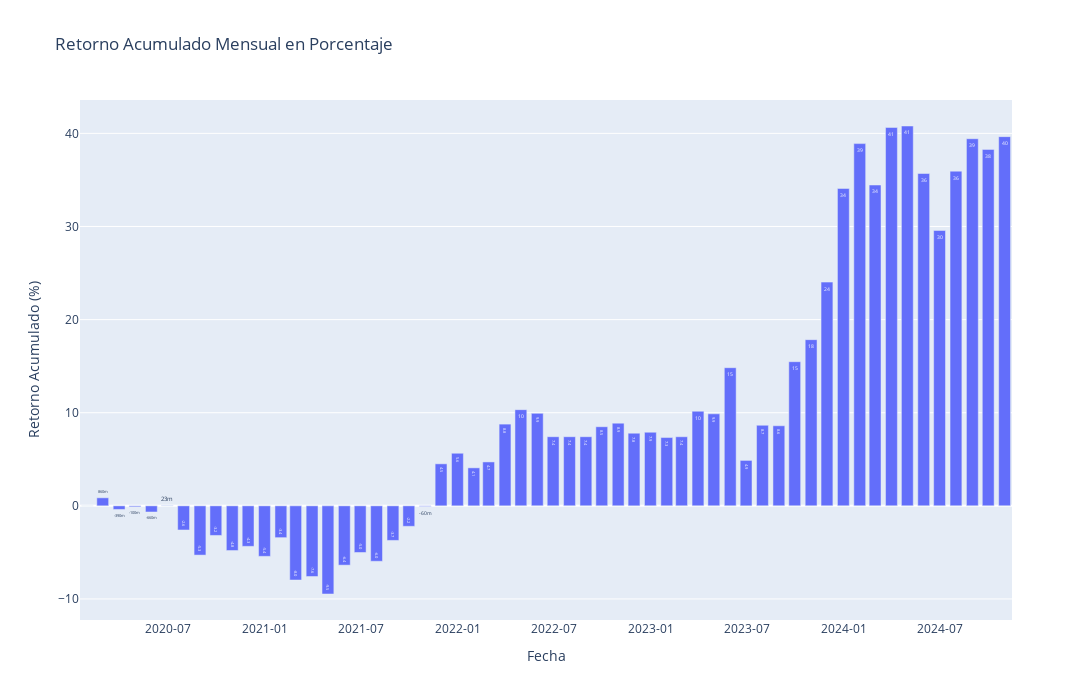

Write notebook code for a chart like this one.
### Code cell
import pandas as pd
import plotly.express as px

# Supongamos que tienes el DataFrame `df` como en el ejemplo
# Convertir el índice a tipo datetime si no lo está

df.index = pd.to_datetime(df.index)

# Calcular el retorno diario en porcentaje

df["Daily Return"] = df["Equity"].pct_change()

# Calcular el retorno acumulado mensual (acumulativo a lo largo del tiempo)

cumulative_returns = (df["Daily Return"] + 1).resample("M").prod().cumprod() - 1

# Convertir el retorno acumulado a porcentaje

cumulative_returns = cumulative_returns * 100

# Crear el gráfico de barras con Plotly

fig = px.bar(
    cumulative_returns,
    x=cumulative_returns.index,
    y=cumulative_returns.values,
    labels={"x": "Fecha", "y": "Retorno Acumulado (%)"},
    title="Retorno Acumulado Mensual en Porcentaje",
    text_auto='.2s'
)

# Ajustar dimensiones del gráfico

fig.update_layout(
    width=1200,
    height=700,
    xaxis_title="Fecha",
    yaxis_title="Retorno Acumulado (%)",
    xaxis=dict(tickformat="%Y-%m"),
)

fig.show()

### Figure 1 — Plotly figure (JSON) as saved in the notebook; plotly's stock layout.template omitted (floating-point values rounded to 4 significant figures)
{"data": [{"alignmentgroup": "True", "hovertemplate": "Date=%{x}<br>Retorno Acumulado (%)=%{y}<extra></extra>", "legendgroup": "", "marker": {"color": "#636efa", "pattern": {"shape": ""}}, "name": "", "offsetgroup": "", "orientation": "v", "showlegend": false, "textposition": "auto", "texttemplate": "%{y:.2s}", "type": "bar", "x": ["2020-01-31T00:00:00", "2020-02-29T00:00:00", "2020-03-31T00:00:00", "2020-04-30T00:00:00", "2020-05-31T00:00:00", "2020-06-30T00:00:00", "2020-07-31T00:00:00", "2020-08-31T00:00:00", "2020-09-30T00:00:00", "2020-10-31T00:00:00", "2020-11-30T00:00:00", "2020-12-31T00:00:00", "2021-01-31T00:00:00", "2021-02-28T00:00:00", "2021-03-31T00:00:00", "2021-04-30T00:00:00", "2021-05-31T00:00:00", "2021-06-30T00:00:00", "2021-07-31T00:00:00", "2021-08-31T00:00:00", "2021-09-30T00:00:00", "2021-10-31T00:00:00", "2021-11-30T00:00:00", "2021-12-31T00:00:00", "2022-01-31T00:00:00", "2022-02-28T00:00:00", "2022-03-31T00:00:00", "2022-04-30T00:00:00", "2022-05-31T00:00:00", "2022-06-30T00:00:00", "2022-07-31T00:00:00", "2022-08-31T00:00:00", "2022-09-30T00:00:00", "2022-10-31T00:00:00", "2022-11-30T00:00:00", "2022-12-31T00:00:00", "2023-01-31T00:00:00", "2023-02-28T00:00:00", "2023-03-31T00:00:00", "2023-04-30T00:00:00", "2023-05-31T00:00:00", "2023-06-30T00:00:00", "2023-07-31T00:00:00", "2023-08-31T00:00:00", "2023-09-30T00:00:00", "2023-10-31T00:00:00", "2023-11-30T00:00:00", "2023-12-31T00:00:00", "2024-01-31T00:00:00", "2024-02-29T00:00:00", "2024-03-31T00:00:00", "2024-04-30T00:00:00", "2024-05-31T00:00:00", "2024-06-30T00:00:00", "2024-07-31T00:00:00", "2024-08-31T00:00:00", "2024-09-30T00:00:00", "2024-10-31T00:00:00"], "xaxis": "x", "y": [0, 0.8637, -0.3875, -0.1049, -0.6615, 0.02266, -2.592, -5.29, -3.18, -4.8, -4.35, -5.424, -3.416, -7.966, -7.589, -9.467, -6.369, -5.011, -5.952, -3.715, -2.199, -0.06035, 4.513, 5.648, 4.08, 4.715, 8.777, 10.33, 9.931, 7.423, 7.423, 7.423, 8.496, 8.88, 7.799, 7.906, 7.334, 7.418, 10.16, 9.882, 14.83, 4.879, 8.653, 8.598, 15.48, 17.85, 24.02, 34.09, 38.9, 34.45, 40.63, 40.79, 35.69, 29.57, 35.94, 39.43, 38.28, 39.65], "yaxis": "y"}], "layout": {"barmode": "relative", "height": 700, "legend": {"tracegroupgap": 0}, "title": {"text": "Retorno Acumulado Mensual en Porcentaje"}, "width": 1200, "xaxis": {"anchor": "y", "domain": [0, 1], "tickformat": "%Y-%m", "title": {"text": "Fecha"}}, "yaxis": {"anchor": "x", "domain": [0, 1], "title": {"text": "Retorno Acumulado (%)"}}}}
